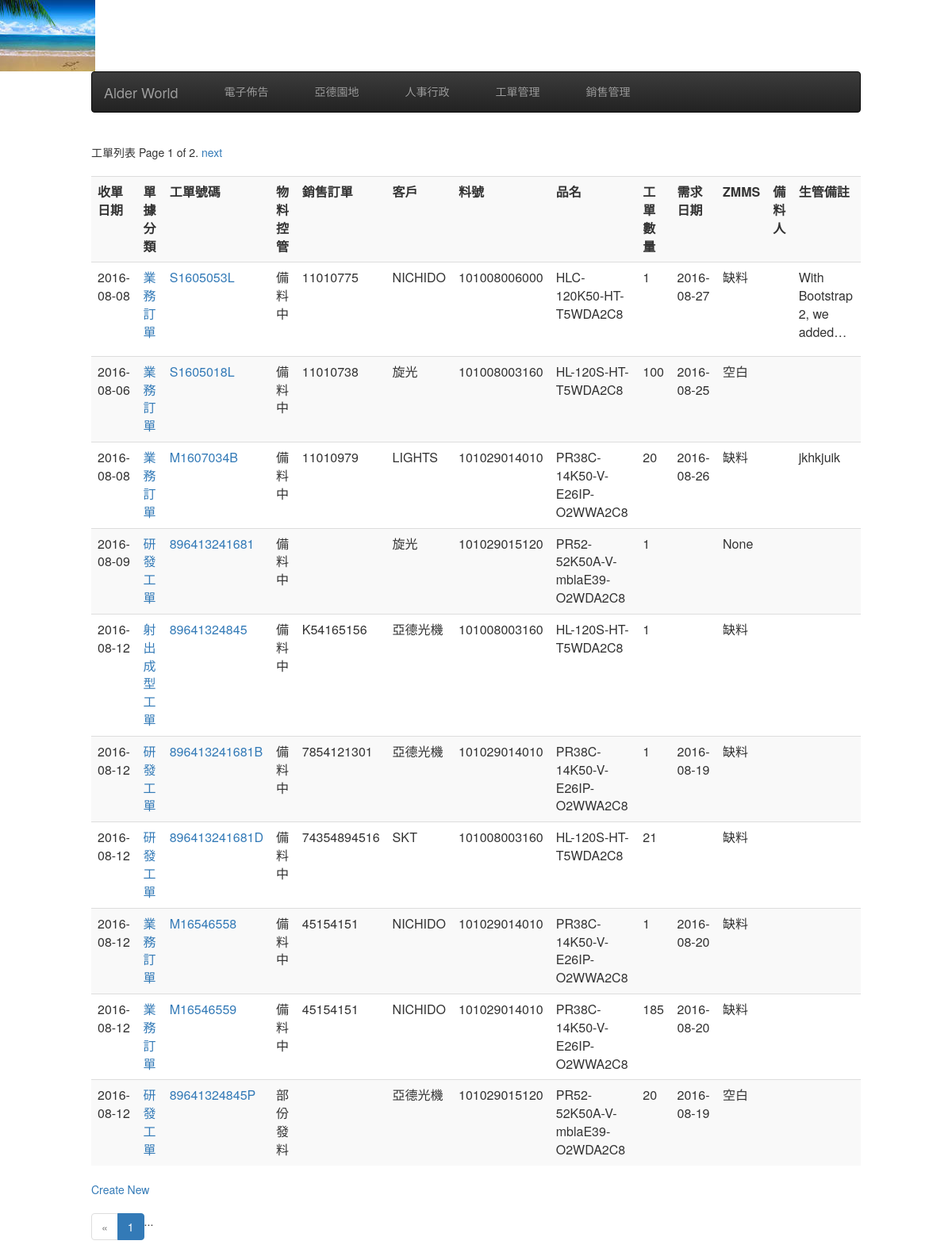
The app's page /dpsed/ with its own data.
### dpsed/models.py (models this page shows, shortened)
class WorkOrder(models.Model):
    category = models.ForeignKey(OrderCategory, limit_choices_to={'invalid': False} )
    zmms = models.ForeignKey(ZmmsOption, blank=True, null=True) #models.CharField(max_length=30, blank=True, null=True)
    recevice_date = models.DateField(default=timezone.now) #models.DateField(auto_now_add =True) #  收單日
    material_ctrl = models.ForeignKey(MaterialCtrlOption, blank=True, null=True) #models.CharField(max_length=30, blank=True, null=True) #物料控管
    ships_order = models.CharField(max_length=16, null=True, blank=True) # SAP訂單號碼
    customer = models.ForeignKey(Customer) #客戶編號
    work_order = models.CharField(max_length=16, null=False, blank=False, unique=True) # SAP工單號碼
    product = models.ForeignKey(Product) #  SAP料號
    ord_amount = models.IntegerField(default=1, blank=False, null=False) # 數量
    deliverly = models.DateField(blank=True, null=True) #  業務交期
    material_ready_date = models.DateField(blank=True, null=True) #  齊料日
    estimated_finish = models.DateField(blank=True, null=True) # 預計完工日
    reuqest_user = models.CharField(max_length=16, null=False, blank=False) # 申請人
    material_duty = models.CharField(max_length=16, null=False, blank=False) # 備料人
    manage_memo = models.TextField(blank=True, null=True) # 生管備註
    create_at = models.DateTimeField(auto_now_add=True, auto_now =False)
    modify = models.DateTimeField(auto_now_add=False, auto_now =True)
    def get_absoulte_url(self):
        return "/dpsed/detail/%s/" %( str(self.id) )

class OrderCategory(models.Model):
    description = models.CharField(max_length=36, null=False, blank=False)
    order_squence = models.IntegerField(default=1000, null=False, blank=False)
    invalid = models.BooleanField(default=False)
    def __str__(self):
        return self.description

class MaterialCtrlOption(models.Model):
    description = models.CharField(max_length=36, null=False, blank=False)
    invalid = models.BooleanField(default=False)
    def __str__(self):
        return self.description

class Customer(models.Model):
    sap_no = models.CharField(max_length=36, null=True, blank=True)
    title = models.CharField(max_length=36, null=False, blank=False)
    address = models.CharField(max_length=100, null=True, blank=True)
    contect = models.CharField(max_length=100, null=True, blank=True)
    phone = models.CharField(max_length=100, null=True, blank=True)
    phone_ext  = models.CharField(max_length=100, null=True, blank=True)
    faxno = models.CharField(max_length=100, null=True, blank=True)
    email = models.EmailField(max_length=100, null=True, blank=True)
    invalid = models.BooleanField(default=True)
    create_at = models.DateTimeField(auto_now_add=True, auto_now =False)
    modify = models.DateTimeField(auto_now_add=False, auto_now =True)

class Product(models.Model):
    sap_no = models.CharField(max_length=36, null=False, blank=False) # SAP料號
    product_desc = models.CharField(max_length=36, null=False, blank=False) # 品名
    specification = models.CharField(max_length=100, null=False, blank=False) # 規格
    cycle_status = models.ForeignKey(CycleStatus) # 料品狀態
    create_at = models.DateTimeField(auto_now_add=True, auto_now =False) #
    modify = models.DateTimeField(auto_now_add=False, auto_now =True) #

class ZmmsOption(models.Model):
    description = models.CharField(max_length=36, null=False, blank=False)
    invalid = models.BooleanField(default=False)
    def __str__(self):
        return self.description

### dpsed/views.py (the view)
def dps_list(request):
    title = "工單列表"
    queryset_list = WorkOrder.objects.all()
    paginator = Paginator(queryset_list, 10) # Show 10 contacts per page
    page = request.GET.get('page')
    try:
        queryset = paginator.page(page)
    except PageNotAnInteger:
        queryset = paginator.page(1)
    except EmptyPage:
        queryset = paginator.page(paginator.num_pages)
    return render(request, "dpsed_list.html", locals())

### templates/dpsed_list.html (shortened to what this page needs)
{% extends "base.html" %}
{% block content  %}
  <div class="pagination">
      <span>{{ title }}</span>
      <span class="step-links">
          <span class="current">
              Page {{ queryset.number }} of {{ queryset.paginator.num_pages }}.
          </span>
          {% if queryset.has_next %}
              <a href="?page={{ queryset.next_page_number }}">next</a>
          {% endif %}
      </span>
  </div>
<div>
<table class="table table-striped" >
  <tr>
    <th>收單日期</th>
    <th>單據分類</th>
    <th>工單號碼</th>
    <th>物料控管</th>
    <th>銷售訂單</th>
    <th>客戶</th>
    <th>料號</th>
    <th>品名</th>
    <th>工單數量</th>
    <th>需求日期</th>
    <th>ZMMS</th>
    <th>備料人</th>
    <th>生管備註</th>
  </tr>
{% for record in queryset %}
  <tr>
    <td>{{ record.recevice_date | date:"Y-m-d" }}</td>
    <td><a href='{{ record.get_absoulte_url }}'>{{ record.category }}</a></td>
    <td><a href='{{ record.get_absoulte_url }}'>{{ record.work_order }}</a></td>
    <td>{{ record.material_ctrl }}</td>
    <td>{{ record.ships_order }}</td>
    <td>{{ record.customer.title }}</td>
    <td>{{ record.product.sap_no | truncatechars:16 }}</td>
    <td>{{ record.product.product_desc | truncatechars:30 }}</td>
    <td>{{ record.ord_amount }}</td>
    <td>{{ record.deliverly | date:"Y-m-d" }}</td>
    <td>{{ record.zmms }}</td>
    <td>{{ record.material_duty | date:"Y-m-d" }}</td>
    <td>{{ record.manage_memo | linebreaks | truncatechars:30 }}</td>
  </tr>
{% endfor %}
</table>
<div>
    <a href="/dpsed/create/">Create New</a>
</div>
<div>
<div>
  <nav aria-label="...">
  <ul class="pagination">
    <li class="disabled"><a href="#" aria-label="Previous"><span aria-hidden="true">&laquo;</span></a></li>
    <li class="active"><a href="#">1 <span class="sr-only">(current)</span></a></li>
    ...
  </ul>
</nav>
</div>
{% endblock content %}

### records on screen
WorkOrder: recevice_date "2016-08-08", category "業務訂單", work_order "S1605053L", material_ctrl "備料中", ships_order "11010775", customer "NICHIDO", product.sap_no "101008006000", product.product_desc "HLC-120K50-HT-T5WDA2C8", ord_amount "1", deliverly "2016-08-27", zmms "缺料", manage_memo "With Bootstrap 2, we added…"
WorkOrder: recevice_date "2016-08-06", category "業務訂單", work_order "S1605018L", material_ctrl "備料中", ships_order "11010738", customer "旋光", product.sap_no "101008003160", product.product_desc "HL-120S-HT-T5WDA2C8", ord_amount "100", deliverly "2016-08-25", zmms "空白"
WorkOrder: recevice_date "2016-08-08", category "業務訂單", work_order "M1607034B", material_ctrl "備料中", ships_order "11010979", customer "LIGHTS", product.sap_no "101029014010", product.product_desc "PR38C-14K50-V-E26IP-O2WWA2C8", ord_amount "20", deliverly "2016-08-26", zmms "缺料", manage_memo "jkhkjuik"
WorkOrder: recevice_date "2016-08-09", category "研發工單", work_order "896413241681", material_ctrl "備料中", customer "旋光", product.sap_no "101029015120", product.product_desc "PR52-52K50A-V-mblaE39-O2WDA2C8", ord_amount "1", zmms "None"
WorkOrder: recevice_date "2016-08-12", category "射出成型工單", work_order "89641324845", material_ctrl "備料中", ships_order "K54165156", customer "亞德光機", product.sap_no "101008003160", product.product_desc "HL-120S-HT-T5WDA2C8", ord_amount "1", zmms "缺料"
WorkOrder: recevice_date "2016-08-12", category "研發工單", work_order "896413241681B", material_ctrl "備料中", ships_order "7854121301", customer "亞德光機", product.sap_no "101029014010", product.product_desc "PR38C-14K50-V-E26IP-O2WWA2C8", ord_amount "1", deliverly "2016-08-19", zmms "缺料"
WorkOrder: recevice_date "2016-08-12", category "研發工單", work_order "896413241681D", material_ctrl "備料中", ships_order "74354894516", customer "SKT", product.sap_no "101008003160", product.product_desc "HL-120S-HT-T5WDA2C8", ord_amount "21", zmms "缺料"
WorkOrder: recevice_date "2016-08-12", category "業務訂單", work_order "M16546558", material_ctrl "備料中", ships_order "45154151", customer "NICHIDO", product.sap_no "101029014010", product.product_desc "PR38C-14K50-V-E26IP-O2WWA2C8", ord_amount "1", deliverly "2016-08-20", zmms "缺料"
WorkOrder: recevice_date "2016-08-12", category "業務訂單", work_order "M16546559", material_ctrl "備料中", ships_order "45154151", customer "NICHIDO", product.sap_no "101029014010", product.product_desc "PR38C-14K50-V-E26IP-O2WWA2C8", ord_amount "185", deliverly "2016-08-20", zmms "缺料"
WorkOrder: recevice_date "2016-08-12", category "研發工單", work_order "89641324845P", material_ctrl "部份發料", customer "亞德光機", product.sap_no "101029015120", product.product_desc "PR52-52K50A-V-mblaE39-O2WDA2C8", ord_amount "20", deliverly "2016-08-19", zmms "空白"

### other values on screen
{{ title }} "工單列表"
{{ queryset.number }} "1"
{{ queryset.paginator.num_pages }} "2"
